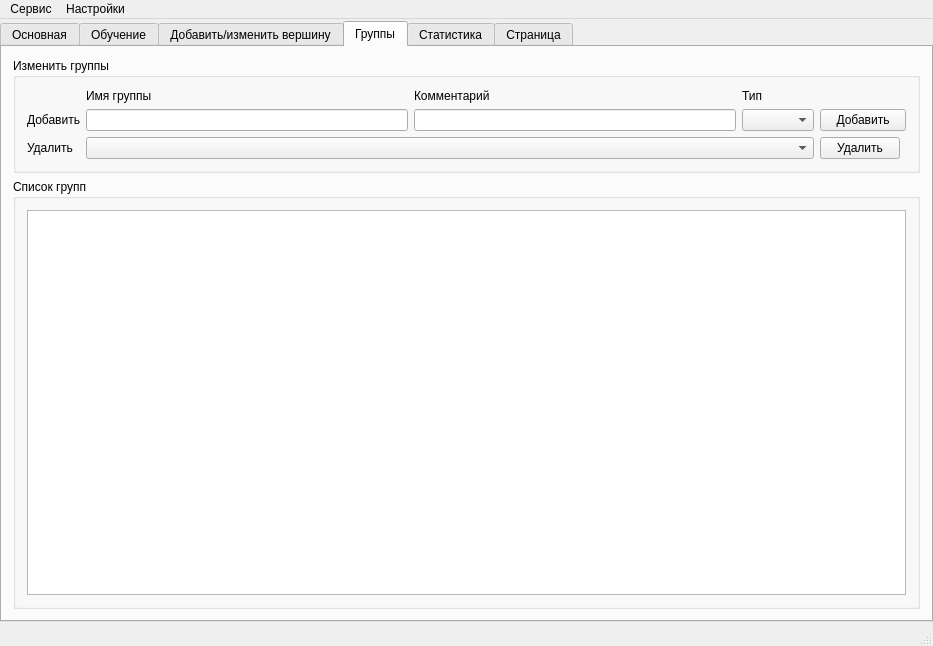
<?xml version="1.0" encoding="UTF-8"?>
<ui version="4.0">
 <class>MainWindow</class>
 <widget class="QWidget" name="MainWindow">
  <property name="geometry">
   <rect>
    <x>0</x>
    <y>0</y>
    <width>933</width>
    <height>646</height>
   </rect>
  </property>
  <property name="windowTitle">
   <string>MainWindow</string>
  </property>
  <layout class="QVBoxLayout" name="verticalLayout_2">
   <property name="spacing">
    <number>2</number>
   </property>
   <property name="leftMargin">
    <number>0</number>
   </property>
   <property name="topMargin">
    <number>0</number>
   </property>
   <property name="rightMargin">
    <number>0</number>
   </property>
   <property name="bottomMargin">
    <number>0</number>
   </property>
   <item>
    <widget class="QMenuBar" name="menuBar">
     <widget class="QMenu" name="menu">
      <property name="title">
       <string>Сервис</string>
      </property>
      <addaction name="createDatabase"/>
      <addaction name="checkCols"/>
     </widget>
     <widget class="QMenu" name="menu_2">
      <property name="title">
       <string>Настройки</string>
      </property>
      <addaction name="stayGroupInFocus"/>
      <addaction name="horView"/>
     </widget>
     <addaction name="menu"/>
     <addaction name="menu_2"/>
    </widget>
   </item>
   <item>
    <layout class="QHBoxLayout" name="horizontalLayout">
     <property name="spacing">
      <number>0</number>
     </property>
     <property name="leftMargin">
      <number>0</number>
     </property>
     <property name="topMargin">
      <number>0</number>
     </property>
     <property name="rightMargin">
      <number>0</number>
     </property>
     <property name="bottomMargin">
      <number>0</number>
     </property>
     <item>
      <widget class="QTabWidget" name="tabWidget">
       <property name="currentIndex">
        <number>3</number>
       </property>
       <widget class="QWidget" name="treeTab">
        <attribute name="title">
         <string>Основная</string>
        </attribute>
        <layout class="QGridLayout" name="gridLayout_2">
         <property name="leftMargin">
          <number>0</number>
         </property>
         <property name="topMargin">
          <number>0</number>
         </property>
         <property name="rightMargin">
          <number>0</number>
         </property>
         <property name="bottomMargin">
          <number>0</number>
         </property>
         <property name="spacing">
          <number>1</number>
         </property>
        </layout>
       </widget>
       <widget class="QWidget" name="learnTab">
        <attribute name="title">
         <string>Обучение</string>
        </attribute>
        <layout class="QVBoxLayout" name="learnLayout"/>
       </widget>
       <widget class="QWidget" name="modifyTab">
        <attribute name="title">
         <string>Добавить/изменить вершину</string>
        </attribute>
        <layout class="QVBoxLayout" name="verticalLayout">
         <property name="leftMargin">
          <number>4</number>
         </property>
         <property name="topMargin">
          <number>4</number>
         </property>
         <property name="rightMargin">
          <number>4</number>
         </property>
         <property name="bottomMargin">
          <number>4</number>
         </property>
        </layout>
       </widget>
       <widget class="QWidget" name="groupTab">
        <attribute name="title">
         <string>Группы</string>
        </attribute>
        <layout class="QVBoxLayout" name="verticalLayout_3">
         <item>
          <widget class="QGroupBox" name="groupBox_3">
           <property name="title">
            <string>Изменить группы</string>
           </property>
           <layout class="QGridLayout" name="gridLayout">
            <item row="0" column="1">
             <widget class="QLabel" name="label_9">
              <property name="text">
               <string>Имя группы</string>
              </property>
             </widget>
            </item>
            <item row="1" column="0">
             <widget class="QLabel" name="label_7">
              <property name="text">
               <string>Добавить</string>
              </property>
             </widget>
            </item>
            <item row="1" column="1">
             <widget class="QLineEdit" name="grName"/>
            </item>
            <item row="1" column="4" colspan="2">
             <widget class="QPushButton" name="addGroup">
              <property name="text">
               <string>Добавить</string>
              </property>
             </widget>
            </item>
            <item row="2" column="0">
             <widget class="QLabel" name="label_8">
              <property name="text">
               <string>Удалить</string>
              </property>
             </widget>
            </item>
            <item row="2" column="4">
             <widget class="QPushButton" name="deleteGroup">
              <property name="text">
               <string>Удалить</string>
              </property>
             </widget>
            </item>
            <item row="1" column="2">
             <widget class="QLineEdit" name="groupComment"/>
            </item>
            <item row="0" column="2">
             <widget class="QLabel" name="label_10">
              <property name="text">
               <string>Комментарий</string>
              </property>
             </widget>
            </item>
            <item row="1" column="3">
             <widget class="QComboBox" name="groupTypes"/>
            </item>
            <item row="0" column="3">
             <widget class="QLabel" name="label_23">
              <property name="text">
               <string>Тип</string>
              </property>
             </widget>
            </item>
            <item row="2" column="1" colspan="3">
             <widget class="QComboBox" name="groupDelList"/>
            </item>
           </layout>
          </widget>
         </item>
         <item>
          <widget class="QGroupBox" name="groupBox_4">
           <property name="title">
            <string>Список групп</string>
           </property>
           <layout class="QVBoxLayout" name="verticalLayout_4">
            <item>
             <widget class="QPlainTextEdit" name="groupList"/>
            </item>
           </layout>
          </widget>
         </item>
        </layout>
       </widget>
       <widget class="QWidget" name="statTab">
        <attribute name="title">
         <string>Статистика</string>
        </attribute>
        <layout class="QVBoxLayout" name="statLayout"/>
       </widget>
       <widget class="QWidget" name="tab">
        <attribute name="title">
         <string>Страница</string>
        </attribute>
        <layout class="QVBoxLayout" name="quickLay">
         <item>
          <widget class="QLabel" name="testLabel">
           <property name="text">
            <string>TextLabel</string>
           </property>
          </widget>
         </item>
         <item>
          <widget class="QGroupBox" name="nodeInfo">
           <property name="minimumSize">
            <size>
             <width>0</width>
             <height>0</height>
            </size>
           </property>
           <property name="maximumSize">
            <size>
             <width>16777215</width>
             <height>16777215</height>
            </size>
           </property>
           <property name="title">
            <string>Свойства вершины</string>
           </property>
           <layout class="QFormLayout" name="formLayout">
            <item row="0" column="0">
             <widget class="QLabel" name="label_4">
              <property name="text">
               <string>Имя:</string>
              </property>
             </widget>
            </item>
            <item row="0" column="1">
             <widget class="QLabel" name="name">
              <property name="text">
               <string/>
              </property>
             </widget>
            </item>
            <item row="1" column="0">
             <widget class="QLabel" name="label_12">
              <property name="text">
               <string>Group:</string>
              </property>
             </widget>
            </item>
            <item row="1" column="1">
             <widget class="QLabel" name="groupName">
              <property name="text">
               <string/>
              </property>
             </widget>
            </item>
            <item row="3" column="0">
             <widget class="QLabel" name="label_6">
              <property name="text">
               <string>Описание:</string>
              </property>
             </widget>
            </item>
            <item row="3" column="1">
             <widget class="QLabel" name="descr">
              <property name="text">
               <string/>
              </property>
             </widget>
            </item>
            <item row="4" column="0">
             <widget class="QLabel" name="lab">
              <property name="text">
               <string>Корневой:</string>
              </property>
             </widget>
            </item>
            <item row="4" column="1">
             <widget class="QLabel" name="isRoot">
              <property name="text">
               <string/>
              </property>
             </widget>
            </item>
            <item row="5" column="0">
             <widget class="QLabel" name="label_13">
              <property name="text">
               <string>Uid:</string>
              </property>
             </widget>
            </item>
            <item row="5" column="1">
             <widget class="QLabel" name="uidStr">
              <property name="text">
               <string/>
              </property>
             </widget>
            </item>
            <item row="6" column="0">
             <widget class="QLabel" name="label_16">
              <property name="text">
               <string>Pos:</string>
              </property>
             </widget>
            </item>
            <item row="6" column="1">
             <widget class="QLabel" name="posDeb">
              <property name="text">
               <string/>
              </property>
             </widget>
            </item>
            <item row="7" column="0">
             <widget class="QLabel" name="label_14">
              <property name="text">
               <string>ScenePos:</string>
              </property>
             </widget>
            </item>
            <item row="7" column="1">
             <widget class="QLabel" name="scenePos">
              <property name="text">
               <string/>
              </property>
             </widget>
            </item>
            <item row="8" column="0">
             <widget class="QLabel" name="label_15">
              <property name="text">
               <string>Interval:</string>
              </property>
             </widget>
            </item>
            <item row="8" column="1">
             <widget class="QLabel" name="persInterv">
              <property name="text">
               <string/>
              </property>
             </widget>
            </item>
            <item row="9" column="1">
             <widget class="QLabel" name="childs">
              <property name="text">
               <string/>
              </property>
             </widget>
            </item>
            <item row="2" column="0">
             <widget class="QLabel" name="label_17">
              <property name="text">
               <string>Определение:</string>
              </property>
             </widget>
            </item>
            <item row="2" column="1">
             <widget class="QLabel" name="def">
              <property name="text">
               <string/>
              </property>
             </widget>
            </item>
           </layout>
          </widget>
         </item>
        </layout>
       </widget>
      </widget>
     </item>
    </layout>
   </item>
   <item>
    <widget class="QStatusBar" name="statusBar"/>
   </item>
  </layout>
  <action name="createDatabase">
   <property name="text">
    <string>Создать базу данных</string>
   </property>
  </action>
  <action name="checkCols">
   <property name="text">
    <string>Проверить соответствие колонок</string>
   </property>
  </action>
  <action name="stayGroupInFocus">
   <property name="checkable">
    <bool>true</bool>
   </property>
   <property name="checked">
    <bool>false</bool>
   </property>
   <property name="text">
    <string>Оставлять в фокусе выбранную группу</string>
   </property>
  </action>
  <action name="horView">
   <property name="checkable">
    <bool>true</bool>
   </property>
   <property name="text">
    <string>Горизонтальный вид</string>
   </property>
   <property name="shortcut">
    <string>Ctrl+H</string>
   </property>
  </action>
 </widget>
 <layoutdefault spacing="6" margin="11"/>
 <tabstops>
  <tabstop>deleteGroup</tabstop>
  <tabstop>tabWidget</tabstop>
  <tabstop>groupComment</tabstop>
  <tabstop>addGroup</tabstop>
  <tabstop>grName</tabstop>
  <tabstop>groupList</tabstop>
  <tabstop>groupDelList</tabstop>
 </tabstops>
 <resources/>
 <connections/>
</ui>
